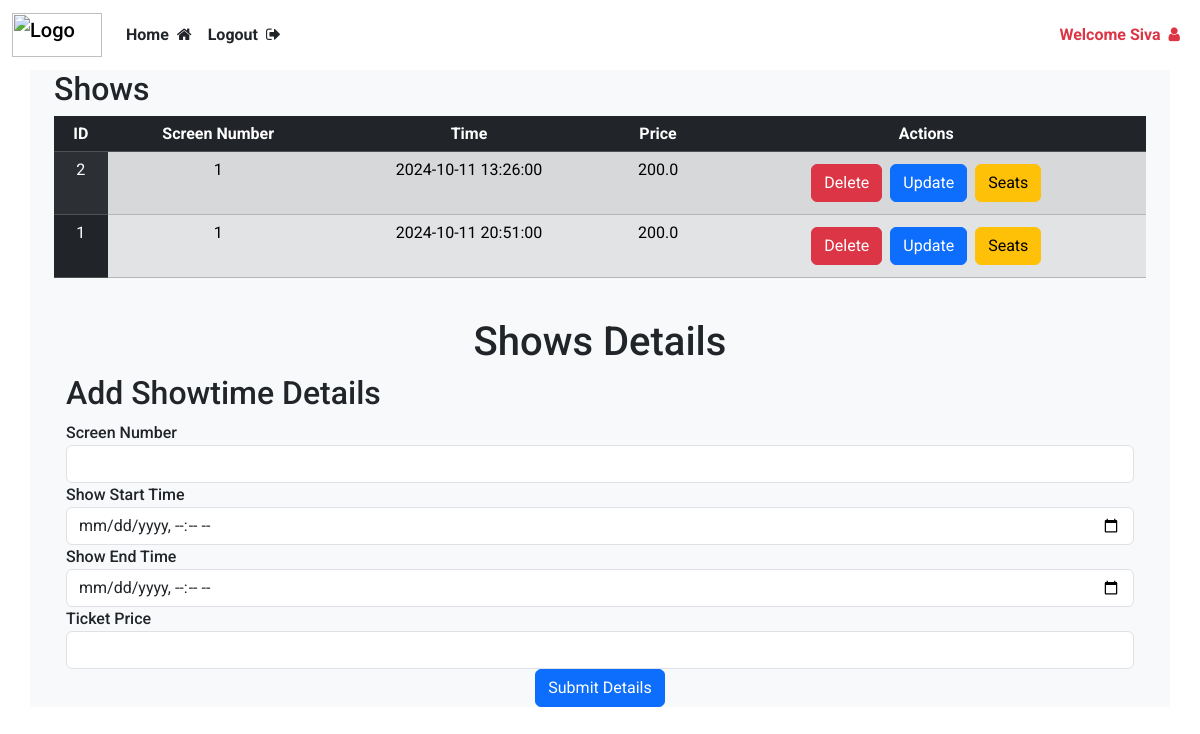
The page /add/shows/1/1 (signed in) on the database its author committed.
### website/models.py (models this page shows)
class User(db.Model, UserMixin):
    id = db.Column(db.Integer , primary_key=True)
    email = db.Column(db.String(150), unique = True)
    password = db.Column(db.String(150))
    name = db.Column(db.String(150))
    phone = db.Column(db.String(15), nullable=True)
    is_admin = db.Column(db.Boolean, default=False)
    bookings = db.relationship('Booking', backref='user', lazy=True)

class Screening(db.Model):
    id = db.Column(db.Integer, primary_key=True)
    movie_id = db.Column(db.Integer, db.ForeignKey('movie.id'), nullable=False)
    cinema_id = db.Column(db.Integer, db.ForeignKey('cinema.id'), nullable=False)
    screen_number = db.Column(db.Integer, nullable=False)
    start_time = db.Column(db.DateTime, nullable=False)
    end_time = db.Column(db.DateTime, nullable=False)
    price = db.Column(db.Float, nullable=False)
    bookings = db.relationship('Booking', backref='screening', lazy=True)

### website/views.py (the view, shortened to what this page needs)
@views.route('/add/shows/<int:movie_id>/<int:theater_id>', methods=["GET", "POST"])
@login_required
def add_show(movie_id, theater_id):
    print(movie_id)
    print(theater_id)
    shows = Screening.query.filter_by(cinema_id=theater_id, movie_id=movie_id).order_by(Screening.start_time.asc()).all()
    print(shows)
    return render_template("shows.html", user=current_user, shows = shows, movie_id=movie_id, theater_id = theater_id)

### website/templates/shows.html (shortened to what this page needs)
{% extends "base.html" %}
{% block content %}
<div class="container">
    <div class="mb-4 overflow-auto">
        <h2> Shows</h2>
        <table class="table table-striped">
            <thead>
                <tr class="table-dark text-center">
                    <th scope="col">ID</th>
                    <th scope="col">Screen Number</th>
                    <th scope="col">Time</th>
                    <th scope="col">Price</th>
                    <th scope="col">Actions</th>
                </tr>
            </thead>
            <tbody>
                {% for show in shows %}
                <tr class="table-secondary text-center">
                    <td class="table-dark">{{ show.id }}</td>
                    <td>{{ show.screen_number }}</td>
                    <td>{{ show.start_time }}</td>
                    <td>{{ show.price }}</td>
                    <td>
                        <div class="d-flex justify-content-center">
                            <button class="btn btn-danger m-1" onclick="deleteShow({{ show.id }})">Delete</button>
                        <button class="btn btn-primary m-1"
                                    data-bs-toggle="modal"
                                    data-bs-target="#updateMovieModal"
                                    onclick='updateShow(
                                        {{movie_id}},
                                        {{theater_id}},
                                        {{ show.id }},
                                        {{ show.screen_number }},
                                        {{ show.start_time.strftime('%Y-%m-%dT%H:%M:%S') | tojson }},
                                        {{ show.end_time.strftime('%Y-%m-%dT%H:%M:%S') | tojson }},
                                        {{ show.price}}
                                    )'>
                                    Update
                                </button>
                            <a href="{{url_for('views.seats', screening_id = show.id)}}"><button class="btn btn-warning m-1">Seats</button></a>
                        </div>
                    </td>
                </tr>
                {% endfor %}
            </tbody>
        </table>
    </div>
    <h1 class="text-center">Shows Details</h1>
    <div class="container">
        <form action="" method="POST" enctype="multipart/form-data">
            <h2>Add Showtime Details</h2>
                <div class="form-group">
                    <label for="screen_number">Screen Number</label>
                    <input type="number" name="screen_number" class="form-control" required>
                </div>
                <div class="form-group">
                    <label for="start_time">Show Start Time</label>
                    <input type="datetime-local" name="start_time" class="form-control" required>
                </div>
                <div class="form-group">
                    <label for="end_time">Show End Time</label>
                    <input type="datetime-local" name="end_time" class="form-control" required>
                </div>
                <div class="form-group">
                    <label for="price">Ticket Price</label>
                    <input type="number" name="price" class="form-control" required>
                </div>
                <div class="text-center">
                    <button type="submit" class="btn btn-primary">Submit Details</button>
                </div>
        </form>
    </div>
</div>
{% endblock %}

### website/templates/base.html (shortened to what this page needs)
<html>
    <head>
        <link rel="stylesheet" href="{{url_for('static', filename= 'bootstrap.min.css')}}">
        <link rel="stylesheet" href="{{ url_for('static', filename= 'index.css') }}">
        <link rel="stylesheet" href="https://cdnjs.cloudflare.com/ajax/libs/font-awesome/4.7.0/css/font-awesome.min.css">
    </head>
    <body>
        <nav class="navbar navbar-expand-lg">
            <div class="container-fluid">
                <a class="navbar-brand" href="/">
                    <img src="https://getlogo.net/wp-content/uploads/2020/04/bookmyshow-logo-vector.png" alt="Logo" width="90" height="44" class="d-inline-block align-text-top">
                </a>
                <div class="collapse navbar-collapse" id="navbar">
                    <ul class="navbar-nav me-auto">
                        {% if user.is_authenticated %}
                            {% if user.is_admin %}
                            <li class="nav-item">
                                <a class="nav-link text-dark fw-bold" href="/admin/add">Home<i class="fa fa-home ms-2" aria-hidden="true"></i></a>
                            </li>
                            <li class="nav-item">
                                <a class="nav-link text-dark fw-bold" href="/logout">Logout<i class="fa fa-sign-out ms-2" aria-hidden="true"></i></a>
                            </li>
                            {% endif %}
                        {% endif %}
                    </ul>
                    <ul class="navbar-nav ms-auto">
                        {% if user.is_authenticated %}
                            <li class="nav-item">
                                <a class="nav-link fw-bold text-danger" href="{{url_for('views.user_bookings')}}">
                                    Welcome {{user.name}}<i class="fa fa-user ms-2" aria-hidden="true"></i>
                                </a>
                            </li>
                        {% endif %}
                    </ul>
                </div>
            </div>
        </nav>
        <div class="container bg-light">
            {% block content %}
            {% endblock %}
        </div>
    </body>
</html>

### website/static/index.css (style rules this page uses)
body { font-family: "Roboto", sans-serif; font-weight: 500; font-style: normal; }

### rows shown on the page
User: name "Siva"
Screening: id "2", screen_number "1", start_time "2024-10-11 13:26:00", price "200.0"
Screening: id "1", screen_number "1", start_time "2024-10-11 20:51:00", price "200.0"
